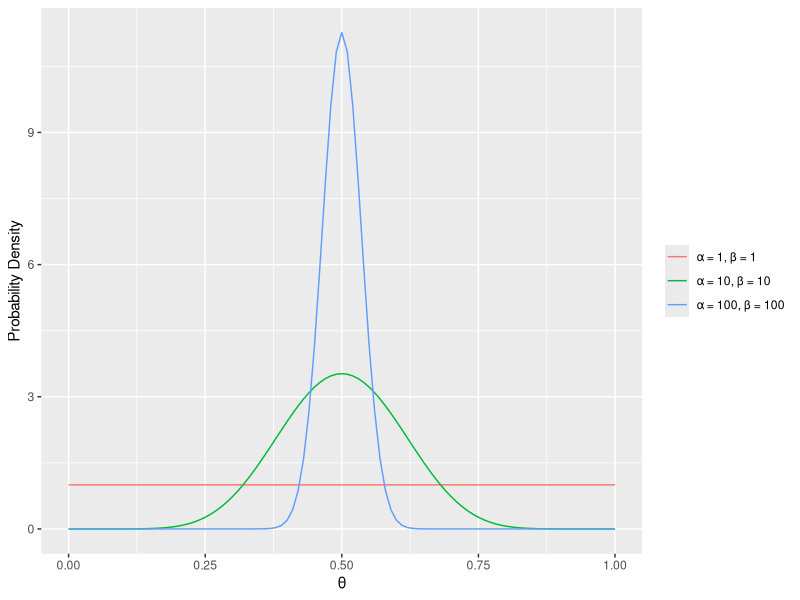
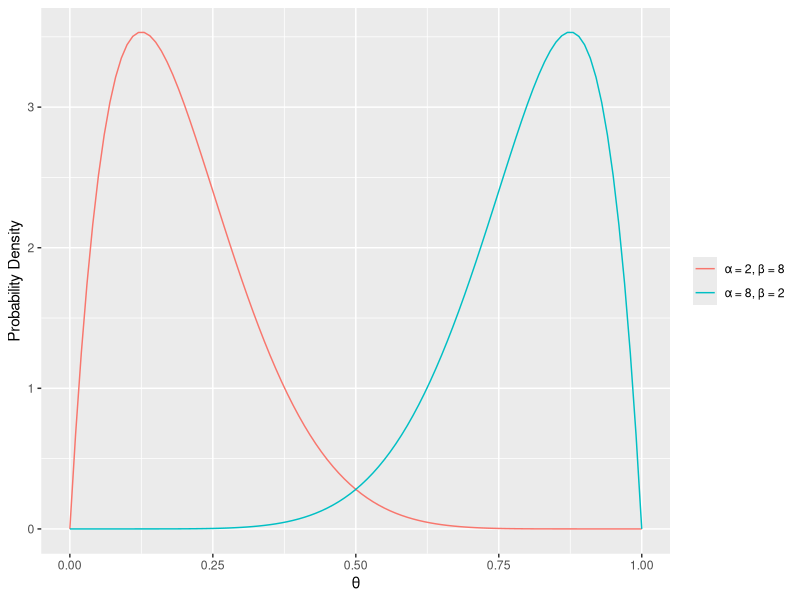
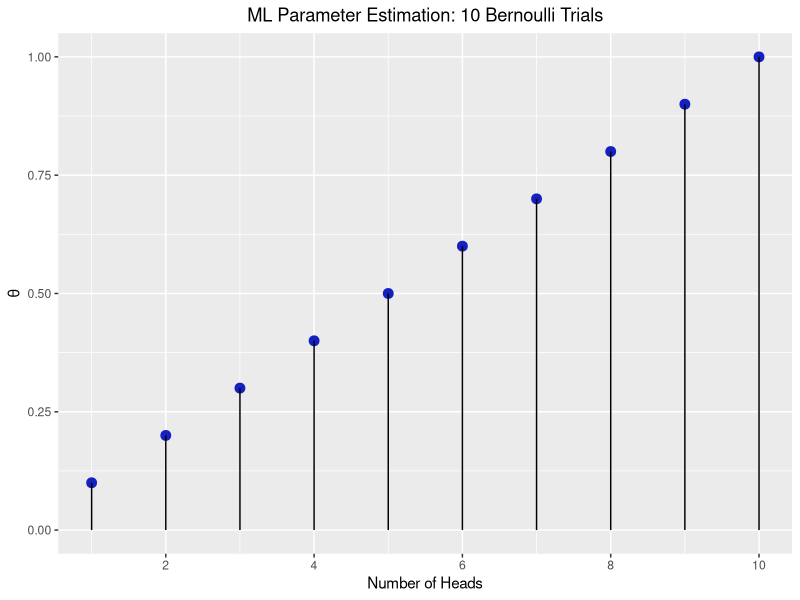
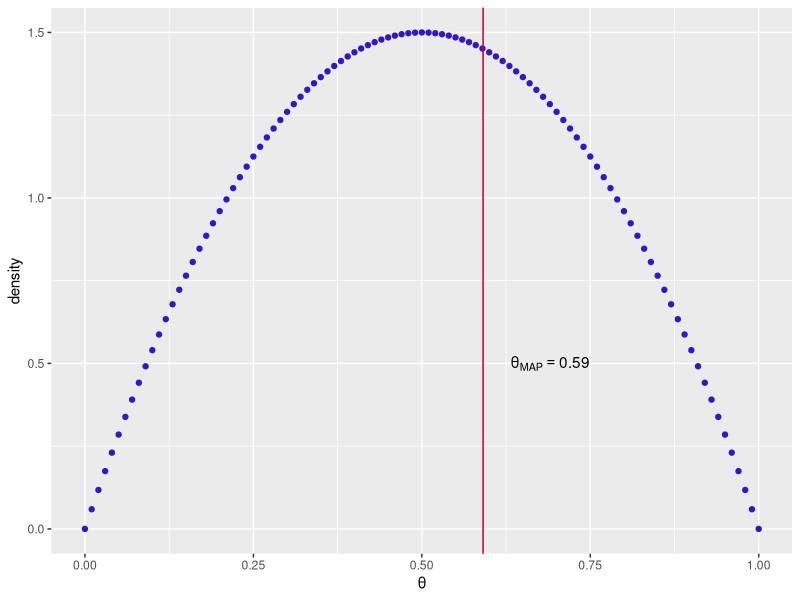
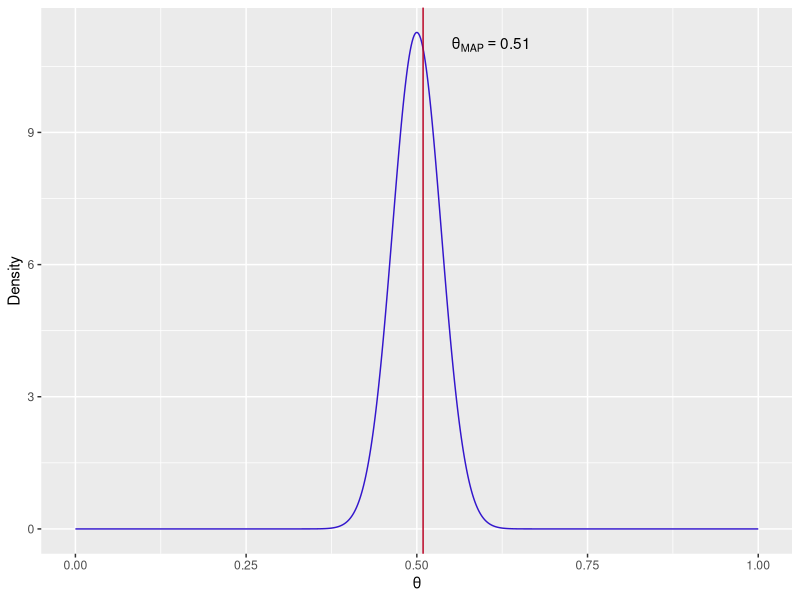
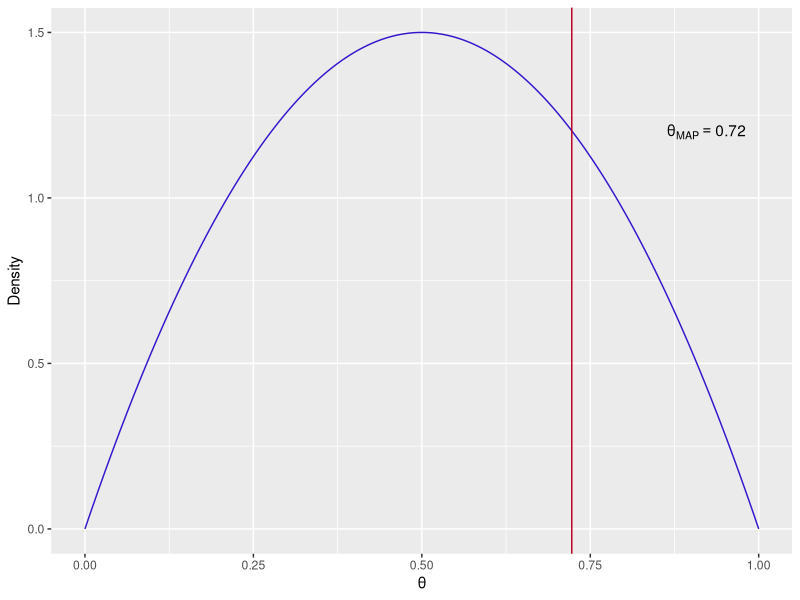
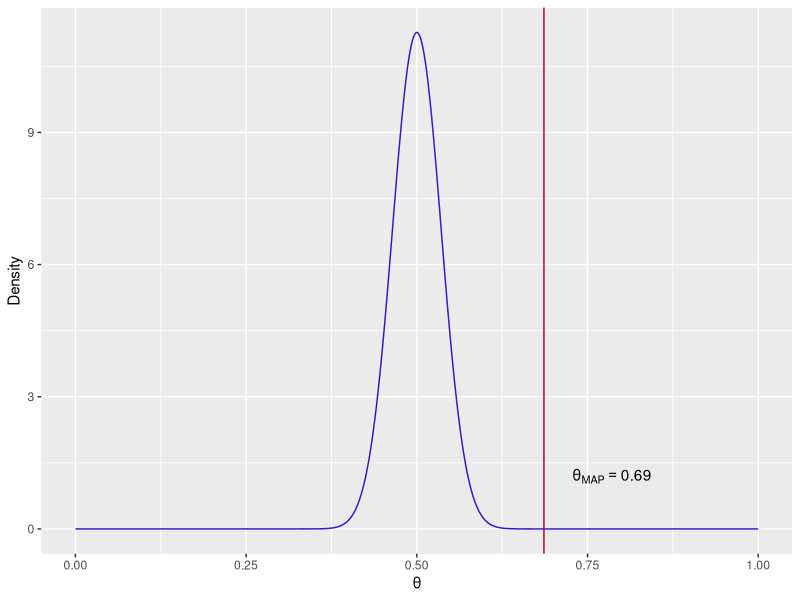
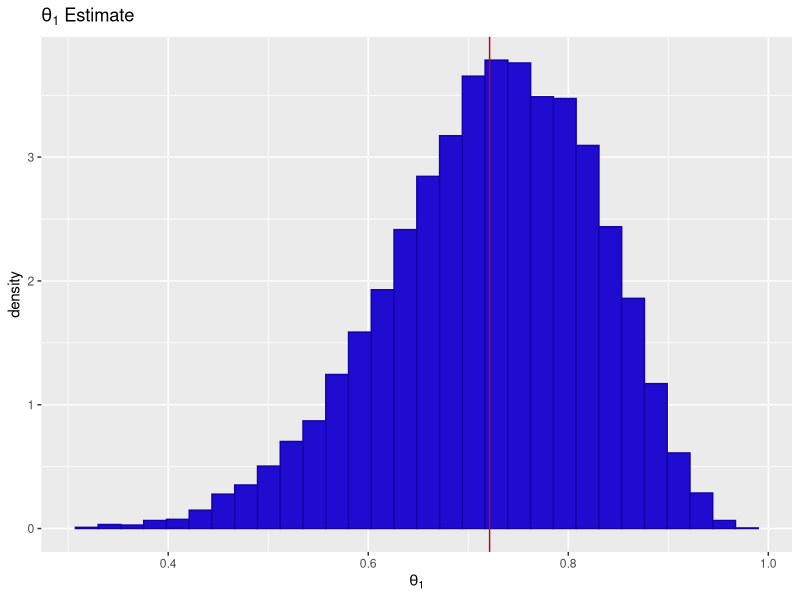

Source code (R) for these figures, in order:
## ---- chunk 1
library(ggplot2)
a <- c(1, 10, 100)
b <- c(1, 10, 100)
params <- cbind(a,b)
ds <- NULL
n <- seq(0,1,0.01)
for(i in 1:nrow(params)){
  ds <- rbind(data.frame(x = n, y = dbeta(n, params[i,1], params[i,2]),
                             parameters = paste0("\U03B1 = ",params[i,1],
                                                 ", \U03B2 = ", params[i,2])), ds)
}

ggplot(ds, aes(x = x, y = y, color=parameters)) + geom_line() + 
  labs(x = '\U03B8', y = 'Probability Density') +
  scale_color_discrete(name=NULL)

## ---- chunk 2
library(ggplot2)
a <- c(8, 2)
b <- c(2, 8)
params <- cbind(a,b)
ds <- NULL
n <- seq(0,1,0.01)
for(i in 1:nrow(params)){
  ds <- rbind(data.frame(x = n, y = dbeta(n, params[i,1], params[i,2]),
                             parameters = paste0("\U03B1 = ",params[i,1],
                                                 ", \U03B2 = ", params[i,2])), ds)
}

ggplot(ds, aes(x = x, y = y, color=parameters)) + geom_line() + 
  labs(x = '\U03B8', y = 'Probability Density') +
  scale_color_discrete(name=NULL)

## ---- chunk 3
library(ggplot2)
heads = 1:10
flips = 10
ds <- data.frame(heads, flips = rep(flips, length(heads)))
ds$theta <- ds$heads/ds$flips


ggplot(ds, aes(x = heads,
               y = theta)) + 
  geom_point(color ='#1520c1', size = 3) + 
  geom_linerange(aes(x=heads,
                     y=NULL, ymax=theta,
                     ymin=0)) +
  scale_x_continuous(breaks = seq(0,10,2), labels = seq(0,10,2)) + 
  labs(y='\U03B8', x="Number of Heads", title ="ML Parameter Estimation: 10 Bernoulli Trials") +
  theme(plot.title = element_text(hjust = 0.5))
## ---- chunk 4
# description:
# ml will yeild the expected average and is not effected by the prior
# map uses a weak assumption - uniform density for all values of theta
# this results in a theta_map value very similar to the ml value
n <- 20
heads <- 12
tails <- 8


# ml
ml_theta <- heads/n
# map
B <- 2
alpha <- 2

map_theta <- (heads + alpha - 1)/(heads + tails + alpha + B -2)
possible_theta <- seq(0,1,0.01)
beta_ds <- data.frame(theta = possible_theta, density = dbeta(possible_theta, alpha,B))
ggplot(beta_ds, aes(x = theta, y = density)) + geom_point(color='#3316cc') + 
  geom_vline(xintercept=map_theta, color = '#ba0223') + 
  annotate("text", x = map_theta + 0.1, y=0.5, label= paste("\U03B8[MAP]==", round(map_theta,2)), parse=T)+
  labs(x='\U03B8')

## ---- chunk 5
# description:
# the strong assumption of a 'fair' coin prior reduces the width of the 
# distribution, i.e. much higher probability density near theta (p) of 0.5
# This forces the MAP theta value to stay much closer to the prior due to the 
# small amount of observed evidence

n <- 20
heads <- 12
tails <- 8


# ml
ml_theta <- heads/n
# map
B <- 100
alpha <- 100

map_theta <- (heads + alpha - 1)/(heads + tails + alpha + B -2)
possible_theta <- seq(0,1,0.001)
beta_ds <- data.frame(theta = possible_theta, density = dbeta(possible_theta, alpha,B))
ggplot(beta_ds, aes(x = theta, y = density)) + geom_line(color='#3316cc') + 
  geom_vline(xintercept=map_theta, color = '#ba0223') + 
  annotate("text", x = map_theta + 0.1, y=11, label= paste("\U03B8[MAP]==", round(map_theta,2)), parse=T)+
  labs(x='\U03B8', y = 'Density')

## ---- chunk 6
# description
# high number of observed samples (evidence)
# weak prior - uniform 
# ml and map are close to one another - close... as expected
n <- 1000
heads <- 723
tails <- n-heads


# ml
ml_theta <- heads/n
# map
B <- 2
alpha <- 2
map_theta <- (heads + alpha - 1)/(heads + tails + alpha + B -2)
possible_theta <- seq(0,1,0.001)
beta_ds <- data.frame(theta = possible_theta, density = dbeta(possible_theta, alpha,B))
ggplot(beta_ds, aes(x = theta, y = density)) + geom_line(color='#3316cc') + 
  geom_vline(xintercept=map_theta, color = '#ba0223') + 
  annotate("text", x = map_theta + 0.2, y=1.2, label= paste("\U03B8[MAP]==", round(map_theta,2)), parse=T)+
  labs(x='\U03B8', y = 'Density')
## ---- chunk 7

n <- 1000
heads <- 723
tails <- n-heads


# ml
ml_theta <- heads/n
# map
B <- 100
alpha <- 100
possible_theta <- seq(0,1,0.001)
beta_ds <- data.frame(theta = possible_theta, density = dbeta(possible_theta, alpha,B))
map_theta <- (heads + alpha - 1)/(heads + tails + alpha + B -2)
ggplot(beta_ds, aes(x = theta, y = density)) + 
  geom_line(color='#3316cc') + 
  geom_vline(xintercept=map_theta, color = '#ba0223') + 
  annotate("text", x = map_theta + 0.1, y=1.2, label= paste("\U03B8[MAP]==", round(map_theta,2)), parse=T)+
  labs(x='\U03B8', y = 'Density')
## ---- chunk 8
a = 2
b = 2

z1 = 11
N1 = 14
z2 = 7
N2 = 14


theta = rep(0.5,2)
niters = 10000
burnin = 500

thetas = matrix(0, nrow = (niters-burnin), ncol=2)
for (i in 1:niters){

  theta1 = rbeta(n = 1, shape1 = a + z1, shape2 = b + N1 - z1)
  # get value theta2| all other vars
  theta2 = rbeta(n = 1, shape1 = a + z2, shape2 =b + N2 - z2)
  
  if (i >= burnin){
    thetas[(i-burnin), ] = c(theta1, theta2)
  }
}


ds <- data.frame(theta1 = thetas[,1], theta2= thetas[,2])
ggplot(ds, aes(x=theta1)) + geom_histogram(aes(y=..density..),color='#1303a5', fill='#200cd1') + 
  labs(title = expression(theta[1]~Estimate), x=expression(theta[1])) + geom_vline(xintercept = mean(ds$theta1), color='#b7091a')
## ---- chunk 9
ggplot(ds, aes(x=theta2)) + geom_histogram(aes(y=..density..),color='#1303a5', fill='#200cd1') + 
  labs(title = expression(theta[2]~Estimate), x=expression(theta[2])) + geom_vline(xintercept = mean(ds$theta2), color='#b7091a')

